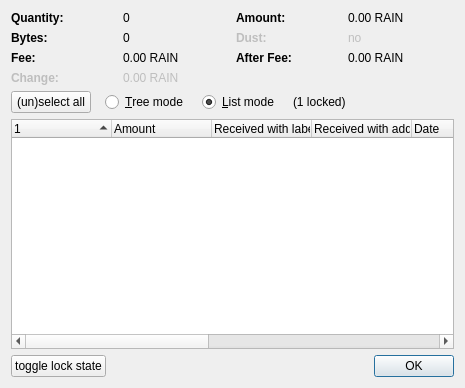
<?xml version="1.0" encoding="UTF-8"?>
<ui version="4.0">
 <class>CoinControlDialog</class>
 <widget class="QDialog" name="CoinControlDialog">
  <property name="geometry">
   <rect>
    <x>0</x>
    <y>0</y>
    <width>465</width>
    <height>388</height>
   </rect>
  </property>
  <property name="windowTitle">
   <string>Coin Selection</string>
  </property>
  <layout class="QVBoxLayout" name="verticalLayout_2">
   <item>
    <layout class="QVBoxLayout" name="verticalLayout">
     <item>
      <layout class="QGridLayout" name="gridLayout">
       <item row="0" column="0">
        <widget class="QLabel" name="labelCoinControlQuantityText">
         <property name="font">
          <font>
           <weight>75</weight>
           <bold>true</bold>
          </font>
         </property>
         <property name="text">
          <string>Quantity:</string>
         </property>
        </widget>
       </item>
       <item row="1" column="1">
        <widget class="QLabel" name="labelCoinControlBytes">
         <property name="cursor">
          <cursorShape>IBeamCursor</cursorShape>
         </property>
         <property name="contextMenuPolicy">
          <enum>Qt::ActionsContextMenu</enum>
         </property>
         <property name="text">
          <string notr="true">0</string>
         </property>
         <property name="textInteractionFlags">
          <set>Qt::LinksAccessibleByMouse|Qt::TextSelectableByKeyboard|Qt::TextSelectableByMouse</set>
         </property>
        </widget>
       </item>
       <item row="1" column="2">
        <widget class="QLabel" name="labelCoinControlLowOutputText">
         <property name="enabled">
          <bool>false</bool>
         </property>
         <property name="font">
          <font>
           <weight>75</weight>
           <bold>true</bold>
          </font>
         </property>
         <property name="text">
          <string>Dust:</string>
         </property>
        </widget>
       </item>
       <item row="2" column="0">
        <widget class="QLabel" name="labelCoinControlFeeText">
         <property name="font">
          <font>
           <weight>75</weight>
           <bold>true</bold>
          </font>
         </property>
         <property name="text">
          <string>Fee:</string>
         </property>
        </widget>
       </item>
       <item row="1" column="3">
        <widget class="QLabel" name="labelCoinControlLowOutput">
         <property name="enabled">
          <bool>false</bool>
         </property>
         <property name="cursor">
          <cursorShape>IBeamCursor</cursorShape>
         </property>
         <property name="contextMenuPolicy">
          <enum>Qt::ActionsContextMenu</enum>
         </property>
         <property name="text">
          <string notr="true">no</string>
         </property>
         <property name="textInteractionFlags">
          <set>Qt::LinksAccessibleByMouse|Qt::TextSelectableByKeyboard|Qt::TextSelectableByMouse</set>
         </property>
        </widget>
       </item>
       <item row="2" column="3">
        <widget class="QLabel" name="labelCoinControlAfterFee">
         <property name="cursor">
          <cursorShape>IBeamCursor</cursorShape>
         </property>
         <property name="contextMenuPolicy">
          <enum>Qt::ActionsContextMenu</enum>
         </property>
         <property name="text">
          <string notr="true">0.00 RAIN</string>
         </property>
         <property name="textInteractionFlags">
          <set>Qt::LinksAccessibleByMouse|Qt::TextSelectableByKeyboard|Qt::TextSelectableByMouse</set>
         </property>
        </widget>
       </item>
       <item row="0" column="1">
        <widget class="QLabel" name="labelCoinControlQuantity">
         <property name="cursor">
          <cursorShape>IBeamCursor</cursorShape>
         </property>
         <property name="contextMenuPolicy">
          <enum>Qt::ActionsContextMenu</enum>
         </property>
         <property name="text">
          <string notr="true">0</string>
         </property>
         <property name="textInteractionFlags">
          <set>Qt::LinksAccessibleByMouse|Qt::TextSelectableByKeyboard|Qt::TextSelectableByMouse</set>
         </property>
        </widget>
       </item>
       <item row="0" column="3">
        <widget class="QLabel" name="labelCoinControlAmount">
         <property name="cursor">
          <cursorShape>IBeamCursor</cursorShape>
         </property>
         <property name="contextMenuPolicy">
          <enum>Qt::ActionsContextMenu</enum>
         </property>
         <property name="text">
          <string notr="true">0.00 RAIN</string>
         </property>
         <property name="textInteractionFlags">
          <set>Qt::LinksAccessibleByMouse|Qt::TextSelectableByKeyboard|Qt::TextSelectableByMouse</set>
         </property>
        </widget>
       </item>
       <item row="0" column="2">
        <widget class="QLabel" name="labelCoinControlAmountText">
         <property name="font">
          <font>
           <weight>75</weight>
           <bold>true</bold>
          </font>
         </property>
         <property name="text">
          <string>Amount:</string>
         </property>
        </widget>
       </item>
       <item row="2" column="1">
        <widget class="QLabel" name="labelCoinControlFee">
         <property name="cursor">
          <cursorShape>IBeamCursor</cursorShape>
         </property>
         <property name="contextMenuPolicy">
          <enum>Qt::ActionsContextMenu</enum>
         </property>
         <property name="text">
          <string notr="true">0.00 RAIN</string>
         </property>
         <property name="textInteractionFlags">
          <set>Qt::LinksAccessibleByMouse|Qt::TextSelectableByKeyboard|Qt::TextSelectableByMouse</set>
         </property>
        </widget>
       </item>
       <item row="2" column="2">
        <widget class="QLabel" name="labelCoinControlAfterFeeText">
         <property name="font">
          <font>
           <weight>75</weight>
           <bold>true</bold>
          </font>
         </property>
         <property name="text">
          <string>After Fee:</string>
         </property>
        </widget>
       </item>
       <item row="1" column="0">
        <widget class="QLabel" name="labelCoinControlBytesText">
         <property name="font">
          <font>
           <weight>75</weight>
           <bold>true</bold>
          </font>
         </property>
         <property name="text">
          <string>Bytes:</string>
         </property>
        </widget>
       </item>
       <item row="3" column="0">
        <widget class="QLabel" name="labelCoinControlChangeText">
         <property name="enabled">
          <bool>false</bool>
         </property>
         <property name="font">
          <font>
           <weight>75</weight>
           <bold>true</bold>
          </font>
         </property>
         <property name="text">
          <string>Change:</string>
         </property>
        </widget>
       </item>
       <item row="3" column="1">
        <widget class="QLabel" name="labelCoinControlChange">
         <property name="enabled">
          <bool>false</bool>
         </property>
         <property name="cursor">
          <cursorShape>IBeamCursor</cursorShape>
         </property>
         <property name="contextMenuPolicy">
          <enum>Qt::ActionsContextMenu</enum>
         </property>
         <property name="text">
          <string notr="true">0.00 RAIN</string>
         </property>
         <property name="textInteractionFlags">
          <set>Qt::LinksAccessibleByMouse|Qt::TextSelectableByKeyboard|Qt::TextSelectableByMouse</set>
         </property>
        </widget>
       </item>
      </layout>
     </item>
     <item>
      <layout class="QHBoxLayout" name="horizontalLayoutPanel" stretch="0,0,0,0,0">
       <property name="spacing">
        <number>14</number>
       </property>
       <item>
        <widget class="QPushButton" name="pushButtonSelectAll">
         <property name="sizePolicy">
          <sizepolicy hsizetype="Maximum" vsizetype="Fixed">
           <horstretch>0</horstretch>
           <verstretch>0</verstretch>
          </sizepolicy>
         </property>
         <property name="text">
          <string>(un)select all</string>
         </property>
         <property name="autoDefault">
          <bool>false</bool>
         </property>
        </widget>
       </item>
       <item>
        <widget class="QRadioButton" name="radioTreeMode">
         <property name="sizePolicy">
          <sizepolicy hsizetype="Maximum" vsizetype="Fixed">
           <horstretch>0</horstretch>
           <verstretch>0</verstretch>
          </sizepolicy>
         </property>
         <property name="text">
          <string>&amp;Tree mode</string>
         </property>
        </widget>
       </item>
       <item>
        <widget class="QRadioButton" name="radioListMode">
         <property name="sizePolicy">
          <sizepolicy hsizetype="Maximum" vsizetype="Fixed">
           <horstretch>0</horstretch>
           <verstretch>0</verstretch>
          </sizepolicy>
         </property>
         <property name="text">
          <string>&amp;List mode</string>
         </property>
         <property name="checked">
          <bool>true</bool>
         </property>
        </widget>
       </item>
       <item>
        <widget class="QLabel" name="labelLocked">
         <property name="text">
          <string notr="true">(1 locked)</string>
         </property>
        </widget>
       </item>
       <item>
        <spacer name="horizontalSpacer">
         <property name="orientation">
          <enum>Qt::Horizontal</enum>
         </property>
         <property name="sizeHint" stdset="0">
          <size>
           <width>40</width>
           <height>20</height>
          </size>
         </property>
        </spacer>
       </item>
      </layout>
     </item>
     <item>
      <widget class="CoinControlTreeWidget" name="treeWidget">
       <property name="contextMenuPolicy">
        <enum>Qt::CustomContextMenu</enum>
       </property>
       <property name="sortingEnabled">
        <bool>false</bool>
       </property>
       <property name="columnCount">
        <number>10</number>
       </property>
       <attribute name="headerShowSortIndicator" stdset="0">
        <bool>true</bool>
       </attribute>
       <attribute name="headerStretchLastSection">
        <bool>false</bool>
       </attribute>
       <column>
        <property name="text">
         <string/>
        </property>
       </column>
       <column>
        <property name="text">
         <string>Amount</string>
        </property>
       </column>
       <column>
        <property name="text">
         <string>Received with label</string>
        </property>
       </column>
       <column>
        <property name="text">
         <string>Received with address</string>
        </property>
       </column>
       <column>
        <property name="text">
         <string>Date</string>
        </property>
       </column>
       <column>
        <property name="text">
         <string>Confirmations</string>
        </property>
        <property name="toolTip">
         <string>Confirmed</string>
        </property>
       </column>
       <column>
        <property name="text">
         <string/>
        </property>
       </column>
       <column>
        <property name="text">
         <string/>
        </property>
       </column>
       <column>
        <property name="text">
         <string/>
        </property>
       </column>
       <column>
        <property name="text">
         <string/>
        </property>
       </column>
      </widget>
     </item>
     <item>
      <layout class="QHBoxLayout" name="horizontalLayout_2">
       <item>
        <widget class="QPushButton" name="pushButtonToggleLock">
         <property name="text">
          <string>toggle lock state</string>
         </property>
        </widget>
       </item>
       <item>
        <spacer name="horizontalSpacer_2">
         <property name="orientation">
          <enum>Qt::Horizontal</enum>
         </property>
         <property name="sizeHint" stdset="0">
          <size>
           <width>40</width>
           <height>20</height>
          </size>
         </property>
        </spacer>
       </item>
       <item>
        <widget class="QDialogButtonBox" name="buttonBox">
         <property name="orientation">
          <enum>Qt::Horizontal</enum>
         </property>
         <property name="standardButtons">
          <set>QDialogButtonBox::Ok</set>
         </property>
        </widget>
       </item>
      </layout>
     </item>
    </layout>
   </item>
  </layout>
 </widget>
 <customwidgets>
  <customwidget>
   <class>CoinControlTreeWidget</class>
   <extends>QTreeWidget</extends>
   <header>qt/coincontroltreewidget.h</header>
  </customwidget>
 </customwidgets>
 <resources/>
 <connections/>
</ui>
